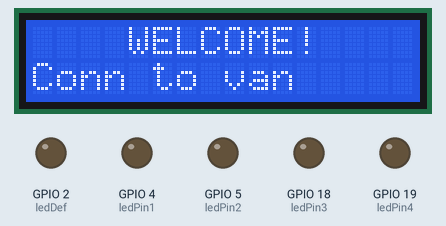
A sketch run on a simulated ESP32. Parts: 16×2 character LCD, output pins drawn as LEDs (lit = HIGH). WiFi joins after 1.5 s; servers stay silent unless stated; what the sketch prints to the serial monitor is not drawn.

Above: at 0.1 s.
At 2.2 s:
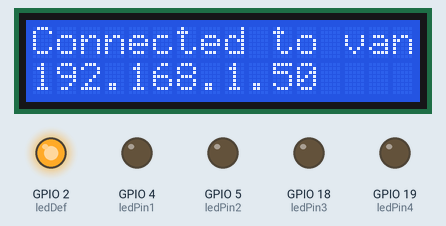

The sketch:

LED_IoT.ino
```cpp
#include <Wire.h>
#include <LiquidCrystal_I2C.h>
#include <WiFi.h>
#include <WebServer.h>

LiquidCrystal_I2C lcd(0x27, 16, 2); //inisialisasi lcd

WebServer server(80);

const char* ssid = "van";
const char* password = "nas1goreng";

const int ledDef = 2;
const int ledPin1 = 4;
const int ledPin2 = 5;
const int ledPin3 = 18;
const int ledPin4 = 19;

bool LED1State = false;
bool LED2State = false;
bool LED3State = false;
bool LED4State = false;

void setup() {
  Serial.begin(115200);

  //inisialisasi lagi
  Wire.begin(21, 22);
  lcd.init();
  lcd.backlight();
  lcd.setCursor(4, 0);
  lcd.print("WELCOME!");
  lcd.setCursor(0, 1);
  lcd.print("Conn to ");
  lcd.print(ssid);

  pinMode(ledDef, OUTPUT);
  pinMode(ledPin1, OUTPUT);
  pinMode(ledPin2, OUTPUT);
  pinMode(ledPin3, OUTPUT);
  pinMode(ledPin4, OUTPUT);

  digitalWrite(ledPin1, LOW);
  digitalWrite(ledPin2, LOW);
  digitalWrite(ledPin3, LOW);
  digitalWrite(ledPin4, LOW);

  WiFi.begin(ssid, password);
  Serial.print("Connecting to Wifi...");

  while(WiFi.status() != WL_CONNECTED){
    digitalWrite(ledDef, LOW);
    delay(1000);
    Serial.print(".");
  }
  digitalWrite(ledDef, HIGH);
  Serial.println("");
  Serial.print("Connected to SSID: ");
  Serial.println(ssid);
  Serial.print("IP: ");
  Serial.println(WiFi.localIP());

  //tampil di lcd king
  lcd.clear();
  lcd.setCursor(0, 0);
  lcd.print("Connected to ");
  lcd.print(ssid);
  lcd.setCursor(0, 1);
  lcd.print(WiFi.localIP());

  server.on("/satu", HTTP_GET, getLED1);
  server.on("/dua", HTTP_GET, getLED2);
  server.on("/tiga", HTTP_GET, getLED3);
  server.on("/empat", HTTP_GET, getLED4);

  server.on("/satu", HTTP_POST, setLED1);
  server.on("/dua", HTTP_POST, setLED2);
  server.on("/tiga", HTTP_POST, setLED3);
  server.on("/empat", HTTP_POST, setLED4);

  server.begin();
  Serial.println("Server started!");
}

void loop() {
  server.handleClient();
}

void setLED1(){
  LED1State = !LED1State;
  digitalWrite(ledPin1, LED1State ? HIGH : LOW);
  server.sendHeader("Access-Control-Allow-Origin", "*");
  server.send(200, "text/plain", LED1State ? "ON" : "OFF");
}

void setLED2(){
  LED2State = !LED2State;
  digitalWrite(ledPin2, LED2State ? HIGH : LOW);
  server.sendHeader("Access-Control-Allow-Origin", "*");
  server.send(200, "text/plain", LED2State ? "ON" : "OFF");
}

void setLED3(){
  LED3State = !LED3State;
  digitalWrite(ledPin3, LED3State ? HIGH : LOW);
  server.sendHeader("Access-Control-Allow-Origin", "*");
  server.send(200, "text/plain", LED3State ? "ON" : "OFF");
}

void setLED4(){
  LED4State = !LED4State;
  digitalWrite(ledPin4, LED4State ? HIGH : LOW);
  server.sendHeader("Access-Control-Allow-Origin", "*");
  server.send(200, "text/plain", LED4State ? "ON" : "OFF");
}

void getLED1(){
  server.sendHeader("Access-Control-Allow-Origin", "*");
  server.send(200, "text/plain", LED1State ? "ON" : "OFF");
}

void getLED2(){
  server.sendHeader("Access-Control-Allow-Origin", "*");
  server.send(200, "text/plain", LED2State ? "ON" : "OFF");
}

void getLED3(){
  server.sendHeader("Access-Control-Allow-Origin", "*");
  server.send(200, "text/plain", LED3State ? "ON" : "OFF");
}

void getLED4(){
  server.sendHeader("Access-Control-Allow-Origin", "*");
  server.send(200, "text/plain", LED4State ? "ON" : "OFF");
}
```
